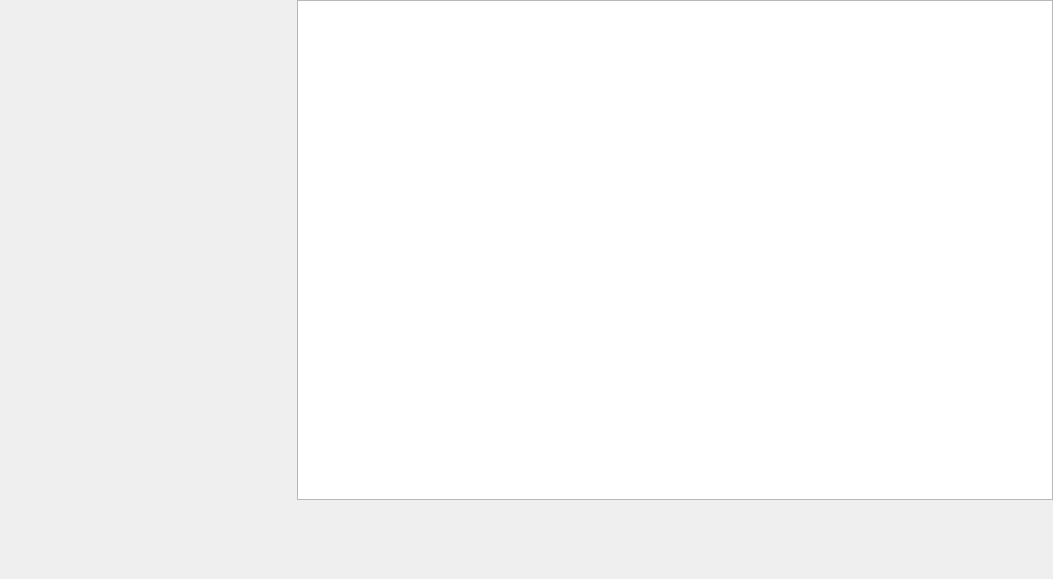
<?xml version="1.0" encoding="UTF-8"?>
<ui version="4.0">
 <class>Q_Cal_TX_VGA_Widget</class>
 <widget class="QWidget" name="Q_Cal_TX_VGA_Widget">
  <property name="geometry">
   <rect>
    <x>0</x>
    <y>0</y>
    <width>1053</width>
    <height>579</height>
   </rect>
  </property>
  <property name="windowTitle">
   <string>Form</string>
  </property>
  <layout class="QVBoxLayout" name="verticalLayout" stretch="1">
   <property name="spacing">
    <number>0</number>
   </property>
   <property name="leftMargin">
    <number>0</number>
   </property>
   <property name="topMargin">
    <number>0</number>
   </property>
   <property name="rightMargin">
    <number>0</number>
   </property>
   <property name="bottomMargin">
    <number>0</number>
   </property>
   <item>
    <widget class="QSplitter" name="splitter1">
     <property name="orientation">
      <enum>Qt::Horizontal</enum>
     </property>
     <property name="handleWidth">
      <number>1</number>
     </property>
     <widget class="Q_Config_Result_Widget" name="config_result" native="true"/>
     <widget class="QSplitter" name="splitter0">
      <property name="orientation">
       <enum>Qt::Vertical</enum>
      </property>
      <property name="handleWidth">
       <number>1</number>
      </property>
      <widget class="Q_Table_View" name="tableView"/>
      <widget class="QwtPlot" name="plot"/>
     </widget>
    </widget>
   </item>
  </layout>
 </widget>
 <customwidgets>
  <customwidget>
   <class>QwtPlot</class>
   <extends>QFrame</extends>
   <header>qwt_plot.h</header>
   <container>1</container>
  </customwidget>
  <customwidget>
   <class>Q_Table_View</class>
   <extends>QTableView</extends>
   <header>table_view.hpp</header>
  </customwidget>
  <customwidget>
   <class>Q_Config_Result_Widget</class>
   <extends>QWidget</extends>
   <header>config_result.h</header>
   <container>1</container>
  </customwidget>
 </customwidgets>
 <resources/>
 <connections/>
</ui>
